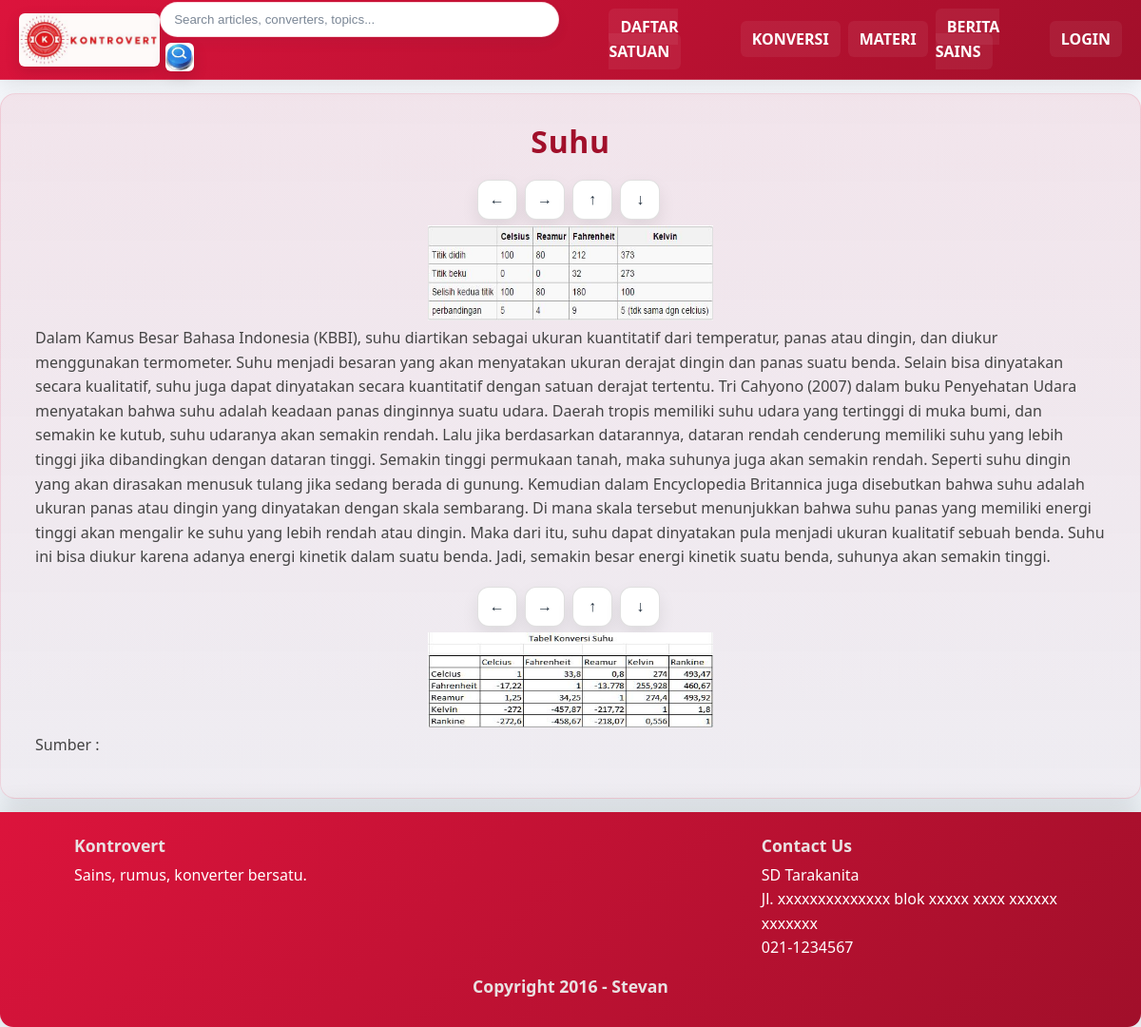
Page /suhuSatuan.php on the committed database.
### tables this page shows
CREATE TABLE `gambar` (
  `id` int(11) NOT NULL,
  `tanggal` varchar(15) NOT NULL,
  `kodeTempat` varchar(2) NOT NULL,
  `idTopik` int(11) NOT NULL,
  `gambar` varchar(300) NOT NULL,
  `keterangan` text NOT NULL,
  `sumber` varchar(50) NOT NULL
);

### suhuSatuan.php (the view, shortened to what this page needs)
<html>
	<head>
		<global-header></global-header>
	</head>
	<body>
		<div class="hero" role="banner">
			<div class="hero-inner">
				<center><h1 class="page-title">Suhu</h1></center>
				<?php
					include "db.inc.php";
					$sqlstr = "SELECT * from gambar WHERE idTopik = 6 AND kodeTempat = 'K' ORDER BY id DESC limit 1";
					$hasil=mysqli_query($db, $sqlstr);
					$row=mysqli_fetch_row($hasil);
					if(!$row)
						echo "Data Tidak Dapat Ditampilkan";
					else{
						do{
							list($id,$tanggal,$kodeTempat,$idTopik,$gambar,$keterangan,$sumber) = $row;
				?>
				<p>
							<center>
								<button id="perkecilGNDB" onclick="perkecilGNDB()">←</button>
								<button id="perbesarGNDB" onclick="perbesarGNDB()">→</button>
								<button id="pertinggiGNDB" onclick="pertinggiGNDB()">↑</button>
								<button id="perendahGNDB" onclick="perendahGNDB()">↓</button>
								<br>
								<img src='Images/titikSuhu.jpg' id='gambarNonDB' width='300px' height='100px'>
							</center>
				<?php
							echo "<p>$keterangan</p>";
							echo "<center>";
								echo " <button id=\"perkecilGDB\" onclick=\"perkecilGDB()\">←</button> ";
								echo " <button id=\"perbesarGDB\" onclick=\"perbesarGDB()\">→</button> ";
								echo " <button id=\"pertinggiGDB\" onclick=\"pertinggiGDB()\">↑</button> ";
								echo " <button id=\"perendahGDB\" onclick=\"perendahGDB()\">↓</button> ";
							echo "</center>";
							echo "<center><img src='Images/$gambar' id='gambarDB' width=300px height=100px></center>";
							echo "<p>Sumber : $sumber</p>";
						}while($row=mysqli_fetch_row($hasil));
					}
				?>
				</p>
			</div>
		</div>
		<footer id="footer" class="site-footer">
			<global-footer></global-footer>
		</footer>
	</body>
</html>

### penampilan.css (style rules this page uses)
:root { --crimson: #DC143C; --crimson-dark: #a10f2a; --muted: #f5f7fb; --surface: #ffffff; --surface-soft: #fcfdff; --text: #23313f; --text-muted: #5f6c7a; --accent: #993303; --border: #dce5ee; --shadow: rgba(35, 49, 63, 0.08); }
* { box-sizing:border-box }
html,body { height:100%; margin:0; font-family: "Segoe UI", Roboto, "Helvetica Neue", Arial, sans-serif; color:var(--text); background: linear-gradient(180deg, var(--muted) 0%, #eef3f7 100%); line-height: 1.6; }
.hero { max-width:1200px;margin:14px auto;padding:18px;border-radius:16px;background:linear-gradient(180deg,rgba(220,20,60,0.08),rgba(220,20,60,0.03));border:1px solid rgba(220,20,60,0.12);box-shadow:0 10px 24px var(--shadow); }
.hero-inner { padding:12px 18px }
.hero p { margin:6px 0 12px;color:#444 }
.page-title { margin:0 0 14px; font-size:clamp(2rem,2.25vw,2.8rem); letter-spacing:.02em; text-align:center;color:var(--crimson-dark); }
button[onclick^="perkecil"], button[onclick^="perbesar"], button[onclick^="pertinggi"], button[onclick^="perendah"] { appearance: none; border: 1px solid rgba(0,0,0,0.12); background: #ffffff; color: var(--text); font-size: 1rem; font-weight: 700; width: 42px; height: 42px; margin: 6px 4px 6px 0; border-radius: 12px; box-shadow: 0 8px 18px rgba(0,0,0,0.08); cursor: pointer; transition: transform 0.15s ease, background 0.15s ease, border-color 0.15s ease, color 0.15s ease; }
#footer { background:linear-gradient(135deg,var(--crimson),var(--crimson-dark)); color:#fff; padding:24px 28px; width:100%; clear:both; border-radius:0 0 14px 14px; box-shadow: 0 -3px 30px rgba(0,0,0,0.12); display:flex; flex-direction:column; }
h1,h2,h3,h4,h5,h6 { color:#661422;line-height:1.25 }

### rows in the picture
gambar: keterangan "Dalam Kamus Besar Bahasa Indonesia (KBBI), suhu diartikan sebagai ukuran kuantitatif dari temperatur, panas atau dingin, dan diukur menggunakan termometer. Suhu menjadi besaran yang akan menyatakan ukuran derajat dingin dan panas suatu benda. Selain bisa dinyatakan secara kualitatif, suhu juga dapat dinyatakan secara kuantitatif dengan satuan derajat tertentu. Tri Cahyono (2007) dalam buku Penyehatan Udara menyatakan bahwa suhu adalah keadaan panas dinginnya suatu udara. Daerah tropis memiliki suhu udara yang tertinggi di muka bumi, dan semakin ke kutub, suhu udaranya akan semakin rendah. Lalu jika berdasarkan datarannya, dataran rendah cenderung memiliki suhu yang lebih tinggi jika…", gambar (picture)
